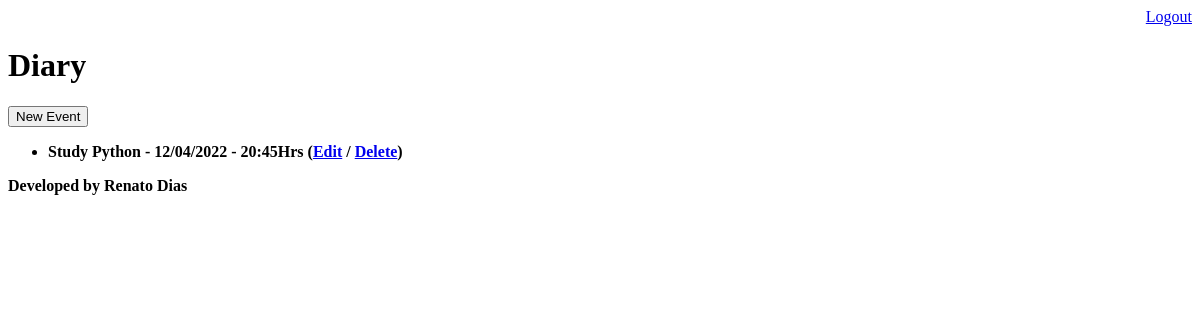
/diary/ (signed in), run on an earlier commit of the app's database.
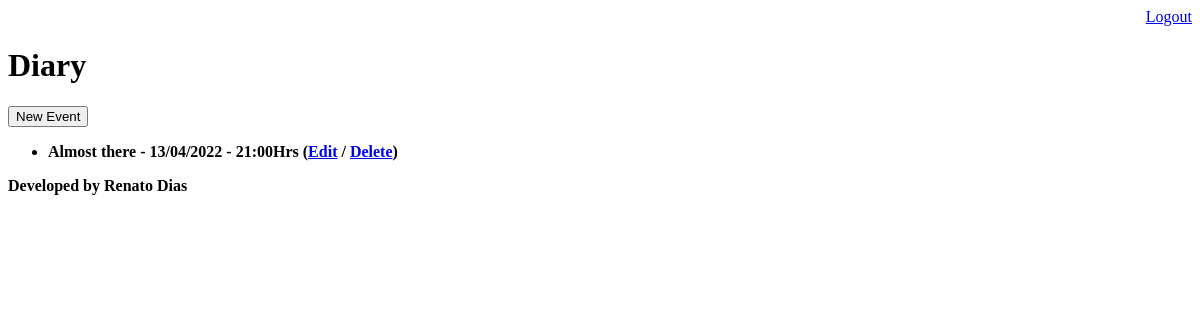
And on a later commit of the database.
### core/models.py (models this page shows, shortened)
class Event(models.Model):
    title = models.CharField(max_length=100)
    description = models.TextField(blank=True, null=True)
    event_date = models.DateTimeField()
    creation_date = models.DateTimeField(auto_now=True)
    user = models.ForeignKey(User, on_delete=models.CASCADE)
    class Meta:
        db_table = 'event'
    def get_event_date(self):
        return self.event_date.strftime('%d/%m/%Y - %H:%MHrs')

### core/views.py (the view)
# urls.py: path('diary/', views.list_events),
@login_required(login_url='/login/')
def list_events(req):
    user = req.user #Gets de authenticated user
    event = Event.objects.filter(user=user)
    res = {'events': event}
    return render(req, 'diary.html', res)

### core/templates/diary.html
{% extends "model-page.html" %}
{% block content %}
<h1>Diary</h1>
<a href="event/">
    <button type="button">New Event</button>
</a>
<ul>
    {% for event in events %}
    <li>
        <b>
            {{event.title}} - {{event.get_event_date}}
            (<a href="event/?id={{event.id}}">Edit</a> /
            <a href="event/delete/{{event.id}}">Delete</a>)
        </b>
    </li>
    {% endfor %}
</ul>
{% endblock %}

### core/templates/model-page.html
<!DOCTYPE html>
<html lang="en">
<head>
    {% include "model-header.html" %}
</head>
<body>
    {% block content %} {% endblock %}
    {% include "model-footer.html" %}
</body>
</html>

### core/templates/model-header.html (shortened to what this page needs)
<div align="right">
    <a href="/logout">Logout</a>
</div>

### core/templates/model-footer.html
<strong>Developed by Renato Dias</strong>

What changed in the data, as far as the page shows it:
removed Event: title "Study Python", get_event_date "12/04/2022 - 20:45Hrs"
added Event: title "Almost there", get_event_date "13/04/2022 - 21:00Hrs"
